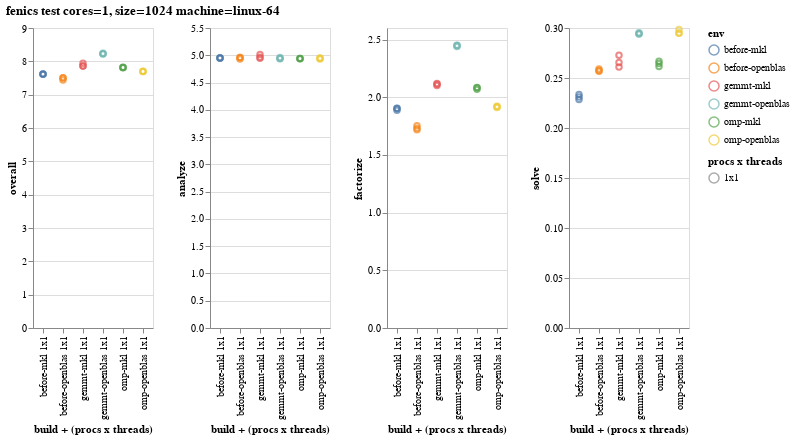
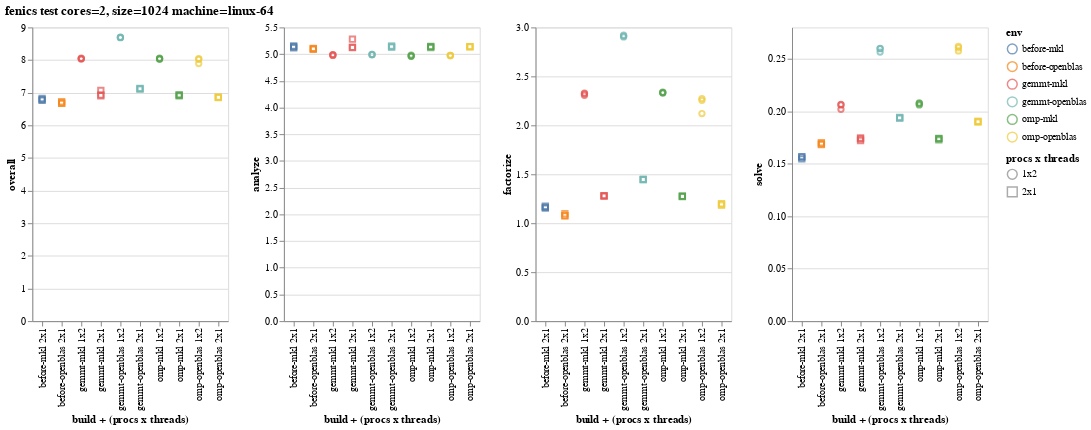
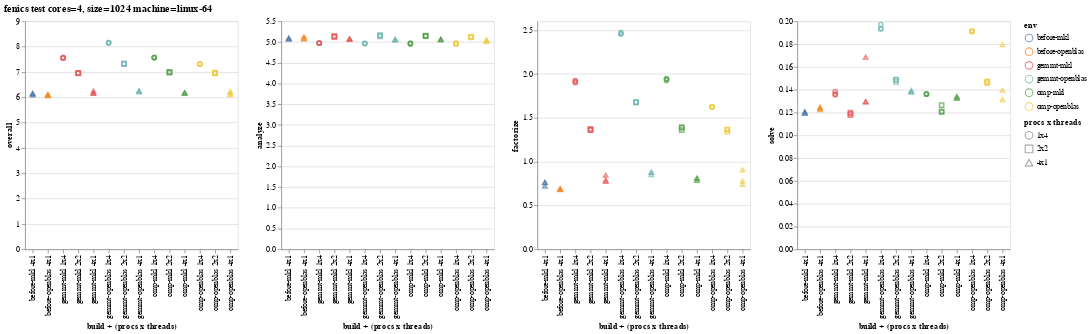
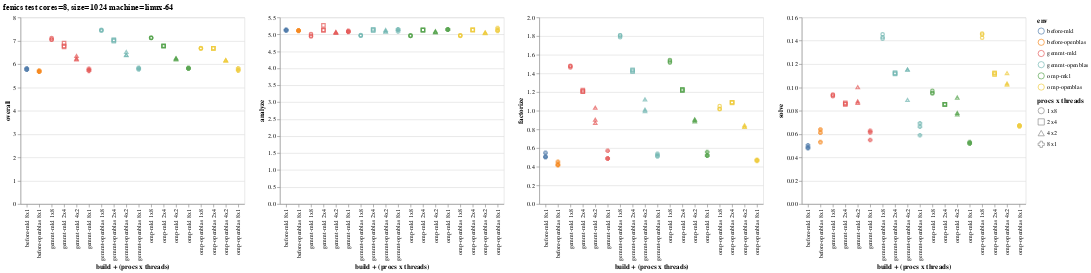

Write notebook code for charts like these, in order.
### Code cell
for machine, machine_df in fenics.groupby("machine"):
    for size, size_df in machine_df.groupby("size"):
        for cores, cores_df in size_df.groupby("cores"):
            # filter out oversubscribe
            # size_df = size_df[size_df["procs"] * size_df["threads"] < 10]
            chart = alt.hconcat(
                *[
                    alt.Chart(cores_df)
                    .mark_point()
                    .transform_calculate(env_threads="datum.env + ' ' + datum.parallelism")
                    .encode(
                        x=alt.X("env_threads:N", title="build + (procs x threads)"),
                        y=y,
                        color="env:N",
                        shape=alt.Shape("parallelism:N", title="procs x threads"),
                        # size='procs:N',
                        tooltip=[y, "env", "threads", "procs"],
                    )
                    for y in ("overall", "analyze", "factorize", "solve")
                ],
                title=f"fenics test {cores=}, {size=} {machine=!s}",
            )
            display(chart)
